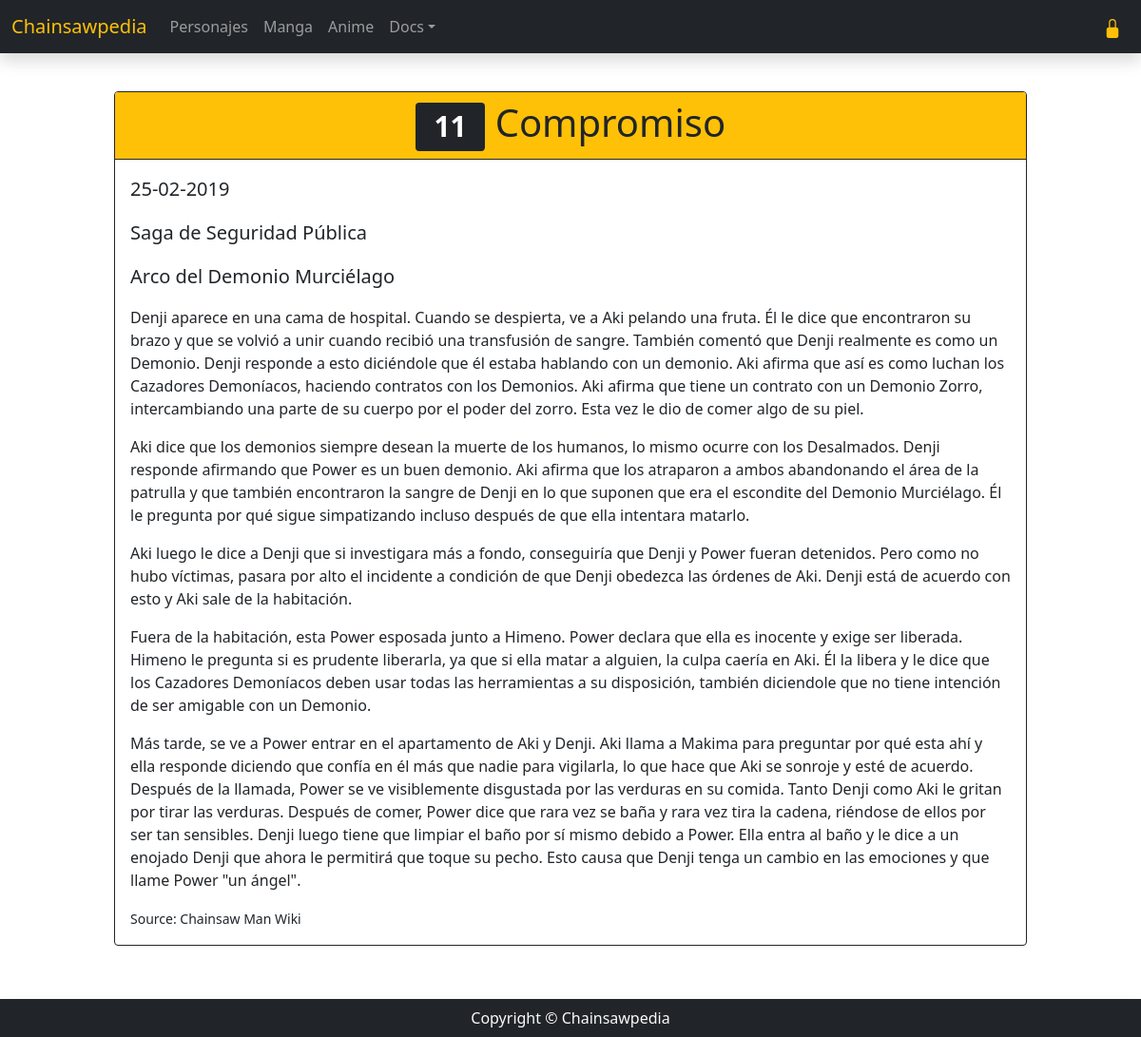
Screenshot of /manga/11 with the database file from the repository.
### mangas/models.py (models this page shows, shortened)
class Manga(models.Model):
    number = models.IntegerField(null=True, blank=True)
    title = models.CharField(max_length=100, null=True, blank=True)
    date = models.DateField(null=True, blank=True)
    plot = models.TextField(null=True, blank=True)
    source = models.CharField(max_length=50, null=True, blank=True)
    volume = models.ForeignKey(Volume, on_delete=models.SET_NULL, null=True, related_name='mangas')
    arc = models.ForeignKey(Arc, on_delete=models.SET_NULL, null=True, related_name='mangas')

### arcs/models.py (models this page shows, shortened)
class Arc(models.Model):
    number = models.IntegerField(null=True, blank=True)
    title = models.CharField(max_length=100, null=True, blank=True)
    saga = models.ForeignKey(Saga, on_delete=models.SET_NULL, null=True, related_name='arcs')

### sagas/models.py (models this page shows, shortened)
class Saga(models.Model):
    number = models.IntegerField(null=True, blank=True)
    title = models.CharField(max_length=50, null=True, blank=True)

### mangas/views.py (the view)
# urls.py: path('manga/<int:pk>', manga_detail, name='manga_detail'),
def manga_detail(request, pk):
    manga = get_object_or_404(Manga, pk=pk)
    return render(request, 'manga_detail.html', {'manga': manga})

### mangas/templates/manga_detail.html
{% extends "base.html" %}
{% load static %}
{% block changingContent %}
<div class="container my-5 py-5">
    <div class="card border-dark mx-auto" style="max-width: 60rem;">
        <div class="card-header bg-warning border-dark h1 text-center">
            <span class="badge bg-dark">{{manga.number}}</span>
            {{manga.title}}
        </div>
        <div class="card-body">
            <p class="lead">{{manga.date|date:"d-m-Y"}}</p>
            <p class="lead">{{manga.arc.saga.title}}</p>
            <p class="lead">{{manga.arc.title}}</p>
            <p>{{manga.plot|linebreaks}}</p>
            <small>Source: {{manga.source}}</small>
        </div>
    </div>
</div>
{% endblock %}

### rows the page displays
Manga: number "11", title "Compromiso", date "25-02-2019", arc.saga "Saga de Seguridad Pública", arc "Arco del Demonio Murciélago", plot "Denji aparece en una cama de hospital. Cuando se despierta, ve a Aki pelando una fruta. Él le dice que encontraron su brazo y que se volvió a unir cuando recibió una transfusión de sangre. También comentó que Denji realmente es como un Demonio. Denji responde a esto diciéndole que él estaba hablando con un demonio. Aki afirma que así es como luchan los Cazadores Demoníacos, haciendo contratos con los Demonios. Aki afirma que tiene un contrato con un Demonio Zorro, intercambiando una parte de su cuerpo por el poder del zorro. Esta vez le dio de comer algo de su piel. Aki dice que los demonios siempre desean la muerte de los humanos, lo mismo ocurre con los Desalmados. Denji responde…", source "Chainsaw Man Wiki"
